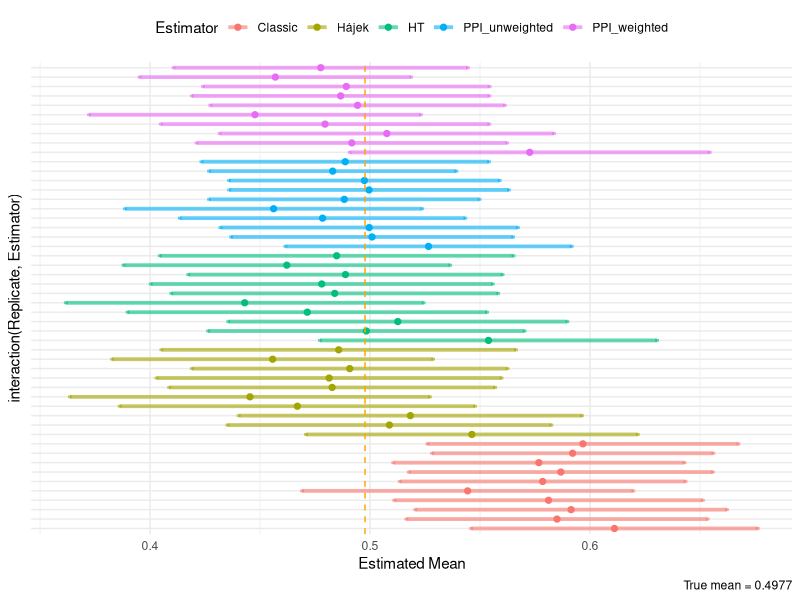

Here is the R script that generated this plot: (Note: this script raises an error after producing the figure.)
rm(list = ls())

plotTheme <- function() {
  theme(
    plot.title = element_text(size = 14, family = "sans", face = "plain", hjust = 0),
    plot.subtitle=element_text(size = 11, family = "sans", hjust = 0),
    plot.caption=element_text(size = 10, family = "sans", face = "italic", hjust = 0), 
    axis.title.x = element_text(size = 10, family = "sans", face = "plain", hjust = 1, vjust = -0.5),
    axis.title.y = element_text(size = 10, family = "sans", face = "plain", hjust = 1, vjust = 1),
    axis.text = element_text(size = 10, family = "sans", face = "plain"),
    panel.background = element_blank(),
    panel.grid.minor = element_line(colour = "gray"),
    panel.grid.major = element_line(colour = "gray"),
    axis.ticks = element_blank(),
    legend.title = element_text(size = 10, family = "sans"),
    legend.text = element_text(size = 9, family = "sans"),
    axis.line = element_blank()
  )
}


library(ggplot2)
library(dplyr)
library(purrr)

## ----- helper: calibrate intercept so mean(plogis(a + b*X)) = target -----
calibrate_intercept <- function(X, slope = 0.5, target = 0.02) {
  f <- function(a) mean(plogis(a + slope * X)) - target
  uniroot(f, interval = c(-15, 15))$root
}

## ----- estimators (CORRECTED VARIANCES) -----
one_run <- function(Y_true, R, xi, Yhat, alpha = 0.05, bayes_alpha = 1) {
  N <- length(Y_true)
  n_labeled <- sum(R)
  z <- qnorm(1 - alpha/2)
  
  ## Classic
  classic <- mean(Y_true[R == 1])
  se_classic <- sqrt(stats::var(Y_true[R == 1]) / n_labeled)
  
  ## HT (CORRECTED - Equation 2.10)
  ht <- mean(R * Y_true / xi)
  var_ht <- (1/N^2) * sum(R * (1 - xi) / xi^2 * (Y_true - ht)^2)
  se_ht <- sqrt(var_ht)
  
  ## Hájek (CORRECTED - Equation 2.12)
  w <- R / xi
  w_sum <- sum(w)
  hajek <- sum(w * Y_true) / w_sum
  var_hajek <- sum((1 - xi) / xi^2 * R * (Y_true - hajek)^2) / (w_sum^2)
  se_hajek <- sqrt(var_hajek)
  
  ## PPI (unweighted rectifier)
  delta_unw <- mean(Yhat[R == 1] - Y_true[R == 1])
  ppi_unw <- mean(Yhat) - delta_unw
  s2_bias_unw <- mean(((Yhat[R == 1] - Y_true[R == 1]) - delta_unw)^2)
  s2_yhat <- mean((Yhat - mean(Yhat))^2)
  se_ppi_unw <- sqrt(s2_bias_unw / n_labeled + s2_yhat / N)
  
  ## PPI (Hájek-style weighted rectifier) (CORRECTED)
  w_lab <- (R / xi)[R == 1]
  xi_lab <- xi[R == 1]
  e_lab <- (Yhat - Y_true)[R == 1]
  delta_w <- sum(w_lab * e_lab) / sum(w_lab)
  ppi_w <- mean(Yhat) - delta_w
  
  # Variance using linearization (Equation 2.12)
  var_delta_w <- sum((1 - xi_lab) / xi_lab^2 * (e_lab - delta_w)^2) / (sum(w_lab))^2
  se_ppi_w <- sqrt(var_delta_w + s2_yhat / N)
  
  ## Bayes (Beta-Binomial) — unchanged
  successes <- sum(Y_true[R == 1])
  failures <- n_labeled - successes
  bayes_est <- (successes + bayes_alpha) / (n_labeled + 2 * bayes_alpha)
  bayes_ci <- qbeta(c(alpha/2, 1 - alpha/2),
                    bayes_alpha + successes,
                    bayes_alpha + failures)
  
  tibble(
    Estimator = c("Classic", "HT", "Hájek", "PPI_unweighted", "PPI_weighted", "Bayes"),
    Estimate = c(classic, ht, hajek, ppi_unw, ppi_w, bayes_est),
    CI_lower = c(classic - z * se_classic,
                 ht - z * se_ht,
                 hajek - z * se_hajek,
                 ppi_unw - z * se_ppi_unw,
                 ppi_w - z * se_ppi_w,
                 bayes_ci[1]),
    CI_upper = c(classic + z * se_classic,
                 ht + z * se_ht,
                 hajek + z * se_hajek,
                 ppi_unw + z * se_ppi_unw,
                 ppi_w + z * se_ppi_w,
                 bayes_ci[2])
  )
}

## ======= High N / tiny n_labeled simulation =======
set.seed(123)

N_pop   <- 10000                 # big population
X_pop   <- rnorm(N_pop)
Y_true_pop <- rbinom(N_pop, 1, plogis(X_pop))
true_mean_global <- mean(Y_true_pop)

## predictive model quality
Yhat <- plogis(X_pop + rnorm(N_pop, 0, 0.5))

## choose labeled fractions to explore: 1%, 2%, 5%
p_lab_grid <- c(0.01, 0.02, 0.05)
n_reps <- 200

results <- map_dfr(p_lab_grid, function(p_lab) {
  a_int <- calibrate_intercept(X_pop, slope = 0.5, target = p_lab)
  xi_true <- plogis(a_int + 0.5 * X_pop)          # true inclusion probs with small mean
  n_lab_expected <- round(mean(xi_true) * N_pop)
  
  cat(sprintf("\nRunning p_lab = %.2f (expected n ≈ %d)\n", p_lab, n_lab_expected))
  
  map_dfr(1:n_reps, function(rep) {
    R <- rbinom(N_pop, 1, xi_true)
    
    ## safety: if zero labels occur (rare at very small p_lab), resample
    tries <- 0
    while (sum(R) < 10 && tries < 10) {  # ensure at least some labels
      R <- rbinom(N_pop, 1, xi_true)
      tries <- tries + 1
    }
    
    ## estimate xi via logistic regression on full features (R observed for all units)
    xi_hat <- fitted(glm(R ~ X_pop, family = binomial))
    
    out <- one_run(Y_true_pop, R, xi_hat, Yhat)
    out %>%
      mutate(Replicate = rep,
             TrueMean = true_mean_global,
             p_lab = p_lab,
             n_lab = sum(R),
             ratio_unlab_to_lab = (N_pop - sum(R)) / sum(R))
  })
})

## ---- Summary table by labeled fraction ----
summary_stats <- results %>%
  group_by(p_lab, Estimator) %>%
  summarise(
    Mean_Estimate = mean(Estimate),
    Bias          = mean(Estimate) - first(TrueMean),
    Mean_Width    = mean(CI_upper - CI_lower),
    Coverage      = mean(CI_lower <= first(TrueMean) & CI_upper >= first(TrueMean)),
    Avg_n_lab     = mean(n_lab),
    Avg_ratio     = mean(ratio_unlab_to_lab),
    .groups = "drop"
  ) %>%
  arrange(p_lab, Estimator)

print(summary_stats)

## ---- CI plots for a single small-labeled regime (say p_lab = 0.02) ----
plot_data_single <- results %>% filter(p_lab == 0.02, Replicate <= 10, Estimator != "Bayes")

(ci_plot <- ggplot(plot_data_single,
                   aes(y = interaction(Replicate, Estimator),
                       xmin = CI_lower, xmax = CI_upper,
                       color = Estimator)) +
    geom_errorbarh(height = 0.3, size = 1.3, alpha = 0.6) +
    geom_point(aes(x = Estimate), size = 1.8) +
    geom_vline(xintercept = true_mean_global, linetype = "dashed", color = "orange") +
    labs(x = "Estimated Mean",
         caption = paste("True mean =", round(true_mean_global, 4))) +
    theme_minimal() +
    theme(legend.position = "top",
          axis.text.y = element_blank(),
          axis.ticks.y = element_blank()))

ggsave("art/ci_plot_estimated_high_ratio_v2.pdf", ci_plot, width = 8, height = 5)

## ---- Faceted plot across p_lab values ----
(ci_plot_faceted <- ggplot(results %>% 
                             filter(Replicate <= 10, Estimator != "Bayes"),
                           aes(y = interaction(Replicate, Estimator),
                               xmin = CI_lower, xmax = CI_upper,
                               color = Estimator)) +
   geom_errorbarh(height = 0.3, size = 1.3, alpha = 0.6) +
   geom_point(aes(x = Estimate), size = 1.8) +
   geom_vline(xintercept = true_mean_global, 
              linetype = "dashed", color = "orange") +
   labs(x = "Estimated Mean",
        caption = paste("True mean =", round(true_mean_global, 4))) +
   theme_minimal() +
   theme(legend.position = "top",
         axis.text.y = element_blank(),
         axis.ticks.y = element_blank()) +
   facet_grid(. ~ p_lab, labeller = label_both)
)

ggsave("art/ci_plot_estimated_faceted_v2.pdf", ci_plot_faceted, width = 14, height = 5)

## ---- Width comparison plot ----
(width_plot <- ggplot(plot_data_single,
                      aes(x = Estimator, y = CI_upper - CI_lower, fill = Estimator)) +
   geom_col(width = 0.7) +
   labs(y = "CI Width", x = "Estimator",
        title = "Confidence Interval Widths (p_lab = 0.02)") +
   theme_minimal() +
   theme(legend.position = "none"))

ggsave("art/ci_widths_high_ratio.pdf", width_plot, width = 7, height = 4)
